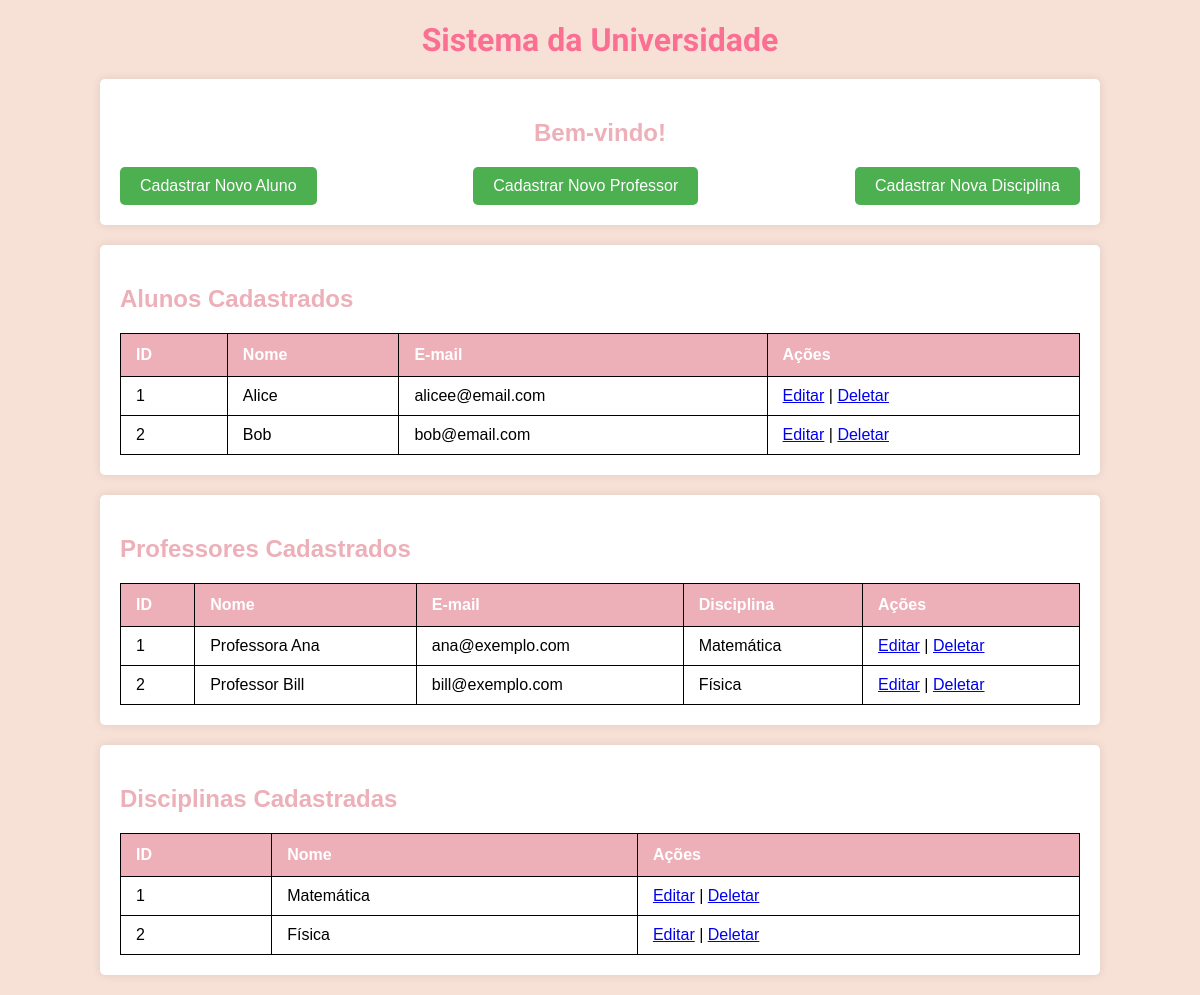
The app's page /crud-sistema/index.php with its own data.
### tables this page shows
CREATE TABLE `alunos` (
  `id` int(11) NOT NULL,
  `nome` varchar(100) NOT NULL,
  `email` varchar(30) NOT NULL
);

CREATE TABLE `professores` (
  `id` int(11) NOT NULL,
  `nome` varchar(100) NOT NULL,
  `email` varchar(100) NOT NULL,
  `disciplina` varchar(100) NOT NULL
);

CREATE TABLE `disciplinas` (
  `id` int(11) NOT NULL,
  `nome` varchar(100) NOT NULL,
  `professor_id` int(11) DEFAULT NULL
);

### crud-sistema/index.php (the view, shortened to what this page needs)
<!DOCTYPE html>
<html lang="pt-BR">
<head>
    <link rel="stylesheet" href="css/styles.css">
</head>
<body>
    <h1>Sistema da Universidade</h1>
    <div class="container">
        <h2 style="text-align:center;">Bem-vindo!</h2>
        <div class="button-container">
            <a href="create/form_aluno.php"><button>Cadastrar Novo Aluno</button></a>
            <a href="create/form_professor.php"><button>Cadastrar Novo Professor</button></a>
            <a href="create/form_disciplina.php"><button>Cadastrar Nova Disciplina</button></a>
        </div>
    </div>
    <div class="container">
        <h2>Alunos Cadastrados</h2>
        <table>
            <thead>
                <tr>
                    <th>ID</th>
                    <th>Nome</th>
                    <th>E-mail</th>
                    <th>Ações</th>
                </tr>
            </thead>
            <tbody>
                <?php
                include 'config/config.php';
                $sql = "SELECT id, nome, email FROM alunos";
                $result = $conn->query($sql);
                if ($result->num_rows > 0) {
                    while ($row = $result->fetch_assoc()) {
                        echo "<tr>
                                <td>{$row["id"]}</td>
                                <td>{$row["nome"]}</td>
                                <td>{$row["email"]}</td>
                                <td>
                                    <a href='update/atualiza_aluno.php?id={$row["id"]}'>Editar</a> |
                                    <a href='delete/deletar_aluno.php?id={$row["id"]}' onclick='return confirm(\"Tem certeza que deseja excluir?\")'>Deletar</a>
                                </td>
                              </tr>";
                    }
                } else {
                    echo "<tr><td colspan='4'>Nenhum aluno encontrado.</td></tr>";
                }
                ?>
            </tbody>
        </table>
    </div>
    <div class="container">
        <h2>Professores Cadastrados</h2>
        <table>
            <thead>
                <tr>
                    <th>ID</th>
                    <th>Nome</th>
                    <th>E-mail</th>
                    <th>Disciplina</th>
                    <th>Ações</th>
                </tr>
            </thead>
            <tbody>
                <?php
                include 'config/config.php';
                $sql = "SELECT id, nome, email, disciplina FROM professores";
                $result = $conn->query($sql);
                if ($result->num_rows > 0) {
                    while ($row = $result->fetch_assoc()) {
                        echo "<tr>
                                <td>{$row["id"]}</td>
                                <td>{$row["nome"]}</td>
                                <td>{$row["email"]}</td>
                                <td>{$row["disciplina"]}</td>
                                <td>
                                    <a href='update/atualiza_professor.php?id={$row["id"]}'>Editar</a> |
                                    <a href='delete/deletar_professor.php?id={$row["id"]}' onclick='return confirm(\"Tem certeza que deseja excluir?\")'>Deletar</a>
                                </td>
                              </tr>";
                    }
                } else {
                    echo "<tr><td colspan='5'>Nenhum professor encontrado.</td></tr>";
                }
                ?>
            </tbody>
        </table>
    </div>
    <div class="container">
        <h2>Disciplinas Cadastradas</h2>
        <table>
            <thead>
                <tr>
                    <th>ID</th>
                    <th>Nome</th>
                    <th>Ações</th>
                </tr>
            </thead>
            <tbody>
                <?php
                include 'config/config.php';
                $sql = "SELECT id, nome FROM disciplinas";
                $result = $conn->query($sql);
                if ($result->num_rows > 0) {
                    while ($row = $result->fetch_assoc()) {
                        echo "<tr>
                                <td>{$row["id"]}</td>
                                <td>{$row["nome"]}</td>
                                <td>
                                    <a href='update/atualiza_disciplina.php?id={$row["id"]}'>Editar</a> |
                                    <a href='delete/deletar_disciplina.php?id={$row["id"]}' onclick='return confirm(\"Tem certeza que deseja excluir?\")'>Deletar</a>
                                </td>
                              </tr>";
                    }
                } else {
                    echo "<tr><td colspan='3'>Nenhuma disciplina encontrada.</td></tr>";
                }
                ?>
            </tbody>
        </table>
    </div>
</body>
</html>

### crud-sistema/css/styles.css (style rules this page uses)
body { font-family: Verdana, sans-serif; background-color: #f7e1d7; margin: 0; padding: 0; }
.container { width: 80%; margin: 20px auto; background-color: white; padding: 20px; border-radius: 5px; box-shadow: 0px 0px 10px rgba(0, 0, 0, 0.1); }
.button-container { display: flex; justify-content: space-between; gap: 10px; }
.button-container button { padding: 10px 20px; font-size: 16px; cursor: pointer; border: none; border-radius: 5px; background-color: #4CAF50; color: white; transition: background-color 0.3s; }
h1 { text-align: center; color: #fb6f92; font-family: 'Borel', cursive; margin-bottom: 20px; }
h2 { color: #edafb8; }
table { width: 100%; border-collapse: collapse; margin-top: 20px; }
th { background-color: #edafb8; color: #fff; padding: 12px 15px; text-align: left; font-weight: bold; }
td { padding: 10px 15px; text-align: left; }
table, th, td { border: 1px solid #000; }

### records on screen
alunos: id "1", nome "Alice", email "alicee@email.com"
alunos: id "2", nome "Bob", email "bob@email.com"
professores: id "1", nome "Professora Ana", email "ana@exemplo.com", disciplina "Matemática"
professores: id "2", nome "Professor Bill", email "bill@exemplo.com", disciplina "Física"
disciplinas: id "1", nome "Matemática"
disciplinas: id "2", nome "Física"
